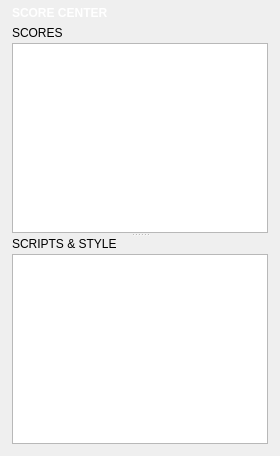
        <widget class="QWidget" name="tabProject">
         <attribute name="icon">
          <iconset resource="IanniX.qrc">
           <normaloff>:/general/res_icon_inspector_project.png</normaloff>:/general/res_icon_inspector_project.png</iconset>
         </attribute>
         <attribute name="title">
          <string/>
         </attribute>
         <layout class="QVBoxLayout" name="verticalLayout_13" stretch="0,0">
          <property name="leftMargin">
           <number>12</number>
          </property>
          <property name="topMargin">
           <number>6</number>
          </property>
          <property name="rightMargin">
           <number>12</number>
          </property>
          <property name="bottomMargin">
           <number>12</number>
          </property>
          <item>
           <widget class="QLabel" name="scoreLabel">
            <property name="styleSheet">
             <string notr="true">	color: white;
	font: 12px;
	font: bold;
</string>
            </property>
            <property name="text">
             <string>SCORE CENTER</string>
            </property>
           </widget>
          </item>
          <item>
           <widget class="QSplitter" name="splitter_2">
            <property name="orientation">
             <enum>Qt::Vertical</enum>
            </property>
            <widget class="QWidget" name="layoutWidget1">
             <layout class="QVBoxLayout" name="verticalLayout_8">
              <property name="spacing">
               <number>3</number>
              </property>
              <item>
               <widget class="QLabel" name="viewGroupLabel_3">
                <property name="text">
                 <string>SCORES</string>
                </property>
               </widget>
              </item>
              <item>
               <widget class="QTreeWidget" name="projectFiles">
                <property name="contextMenuPolicy">
                 <enum>Qt::CustomContextMenu</enum>
                </property>
                <property name="alternatingRowColors">
                 <bool>true</bool>
                </property>
                <attribute name="headerVisible">
                 <bool>false</bool>
                </attribute>
                <column>
                 <property name="text">
                  <string notr="true">1</string>
                 </property>
                </column>
               </widget>
              </item>
             </layout>
            </widget>
            <widget class="QWidget" name="layoutWidget2">
             <layout class="QVBoxLayout" name="verticalLayout_11">
              <property name="spacing">
               <number>3</number>
              </property>
              <item>
               <widget class="QLabel" name="viewGroupLabel_4">
                <property name="text">
                 <string>SCRIPTS &amp; STYLE</string>
                </property>
               </widget>
              </item>
              <item>
               <widget class="QTreeWidget" name="projectScripts">
                <property name="contextMenuPolicy">
                 <enum>Qt::CustomContextMenu</enum>
                </property>
                <property name="alternatingRowColors">
                 <bool>true</bool>
                </property>
                <attribute name="headerVisible">
                 <bool>false</bool>
                </attribute>
                <column>
                 <property name="text">
                  <string notr="true">1</string>
                 </property>
                </column>
               </widget>
              </item>
             </layout>
            </widget>
           </widget>
          </item>
         </layout>
        </widget>
